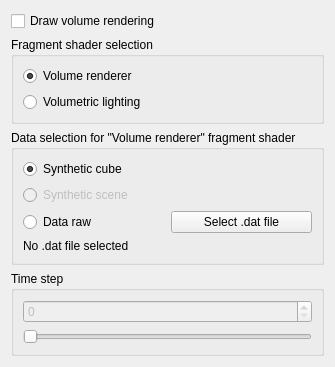
      <widget class="QWidget" name="volumeRenderingSettingsPage">
       <attribute name="title">
        <string>Volume</string>
       </attribute>
       <layout class="QVBoxLayout" name="verticalLayout_16">
        <item>
         <widget class="QCheckBox" name="drawVolumeRenderingCheckBox">
          <property name="text">
           <string>Draw volume rendering</string>
          </property>
          <property name="checked">
           <bool>false</bool>
          </property>
         </widget>
        </item>
        <item>
         <widget class="QGroupBox" name="volumeRenderingFragmentShaderSelectionGroupBox">
          <property name="title">
           <string>Fragment shader selection</string>
          </property>
          <layout class="QVBoxLayout" name="verticalLayout_18">
           <item>
            <widget class="QRadioButton" name="volumeRenderingFragmentShaderSelectionVolumenRenderingRadioButton">
             <property name="text">
              <string>Volume renderer</string>
             </property>
             <property name="checked">
              <bool>true</bool>
             </property>
            </widget>
           </item>
           <item>
            <widget class="QRadioButton" name="volumeRenderingFragmentShaderSelectionVolumetricLightingRadioButton">
             <property name="text">
              <string>Volumetric lighting</string>
             </property>
            </widget>
           </item>
          </layout>
         </widget>
        </item>
        <item>
         <widget class="QGroupBox" name="volumeRenderingGroupBox">
          <property name="title">
           <string>Data selection for &quot;Volume renderer&quot; fragment shader</string>
          </property>
          <layout class="QGridLayout" name="gridLayout_9">
           <item row="0" column="0">
            <widget class="QRadioButton" name="volumeRenderingSyntheticCubeRadioButton">
             <property name="text">
              <string>Synthetic cube</string>
             </property>
             <property name="checkable">
              <bool>true</bool>
             </property>
             <property name="checked">
              <bool>true</bool>
             </property>
            </widget>
           </item>
           <item row="1" column="0">
            <widget class="QRadioButton" name="volumeRenderingSyntheticSceneRadioButton">
             <property name="enabled">
              <bool>false</bool>
             </property>
             <property name="text">
              <string>Synthetic scene</string>
             </property>
             <property name="checkable">
              <bool>true</bool>
             </property>
            </widget>
           </item>
           <item row="2" column="0">
            <widget class="QRadioButton" name="volumeRenderingDataRawRadioButton">
             <property name="text">
              <string>Data raw</string>
             </property>
            </widget>
           </item>
           <item row="2" column="1">
            <widget class="QPushButton" name="volumeRenderingSelectDatFilePushButton">
             <property name="text">
              <string>Select .dat file</string>
             </property>
            </widget>
           </item>
           <item row="3" column="0" colspan="2">
            <widget class="QLabel" name="volumeRenderingDataRawInfoLabel">
             <property name="text">
              <string>No .dat file selected</string>
             </property>
             <property name="wordWrap">
              <bool>true</bool>
             </property>
            </widget>
           </item>
          </layout>
         </widget>
        </item>
        <item>
         <widget class="QGroupBox" name="timeStepVolumeRenderingGroupBox">
          <property name="title">
           <string>Time step</string>
          </property>
          <layout class="QVBoxLayout" name="verticalLayout_17">
           <item>
            <widget class="QSpinBox" name="timeStepVolumeRenderingGroupBoxSpinBox">
             <property name="enabled">
              <bool>false</bool>
             </property>
             <property name="maximum">
              <number>9</number>
             </property>
            </widget>
           </item>
           <item>
            <widget class="QSlider" name="timeStepVolumeRenderingGroupBoxHorizontalSlider">
             <property name="enabled">
              <bool>false</bool>
             </property>
             <property name="maximum">
              <number>9</number>
             </property>
             <property name="pageStep">
              <number>1</number>
             </property>
             <property name="orientation">
              <enum>Qt::Horizontal</enum>
             </property>
            </widget>
           </item>
          </layout>
         </widget>
        </item>
       </layout>
      </widget>
